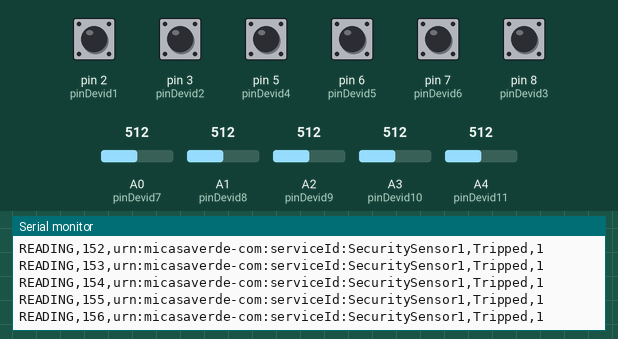
Recording of a sketch running on a simulated Arduino Uno, built for the host (arithmetic inside an expression is 32-bit, double 64-bit). Shown: the last lines printed to the serial monitor. The test bench sets the inputs (shaded band); at power-on: pin 2 (pinDevid1), pin 3 (pinDevid2), pin 5 (pinDevid4), pin 6 (pinDevid5), pin 7 (pinDevid6), pin 8 (pinDevid3) HIGH, A0 (pinDevid7) = 512, A1 (pinDevid8) = 512, A2 (pinDevid9) = 512, A3 (pinDevid10) = 512, A4 (pinDevid11) = 512. WiFi joins after 1.5 s; servers stay silent unless stated.

Above: at 6.1 s.
6.2 s: A0 (pinDevid7) set to 716
At 6.37 s:
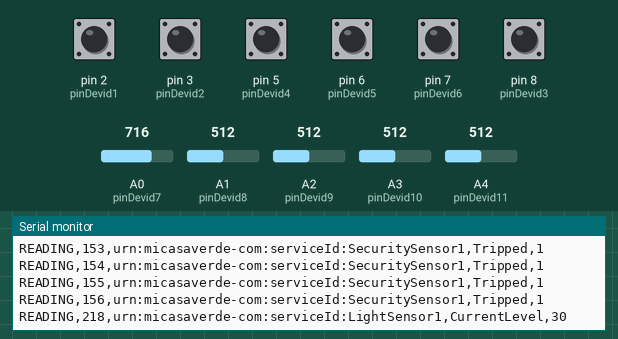
7.9 s: A1 (pinDevid8) set to 716
At 8.04 s:
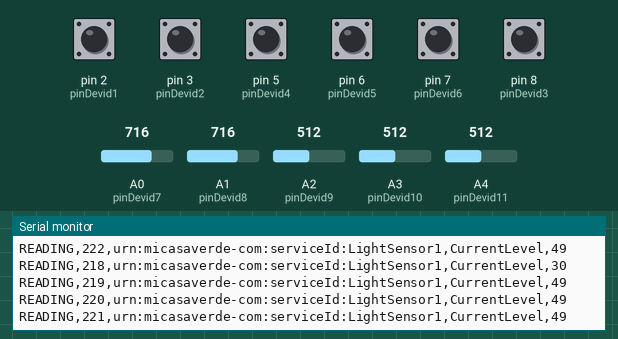
9.4 s: A2 (pinDevid9) set to 716
At 9.5 s:
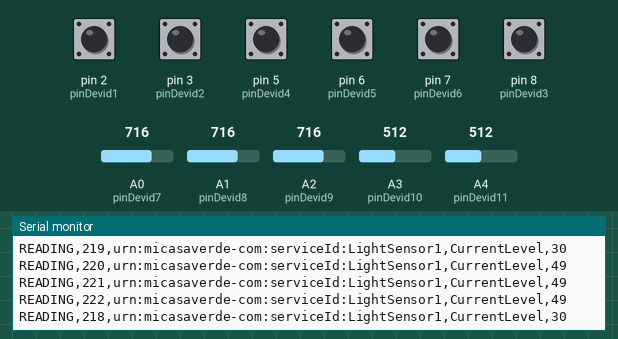
10.9 s: A3 (pinDevid10) set to 716
At 10.96 s:
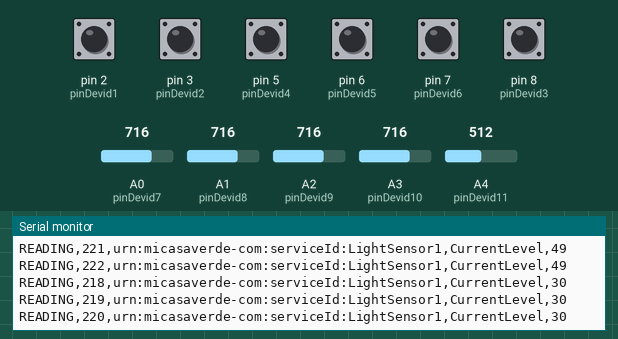
12.4 s: A4 (pinDevid11) set to 716
At 12.42 s:
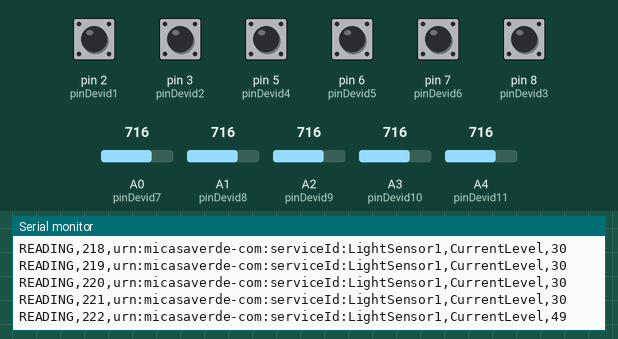
13.9 s: A0 (pinDevid7) set to 992
At 14.29 s:
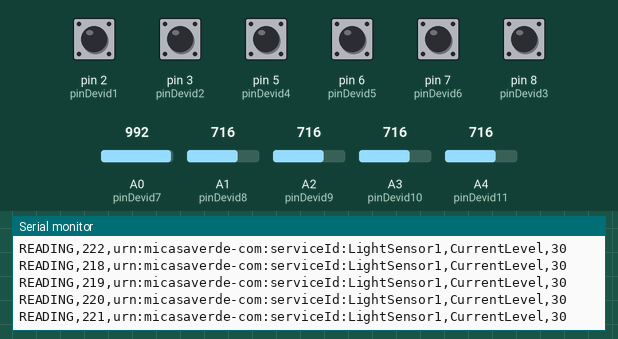
Timing chart, 0 to 16.4 s (numbered marks = the images above; inputs shaded):
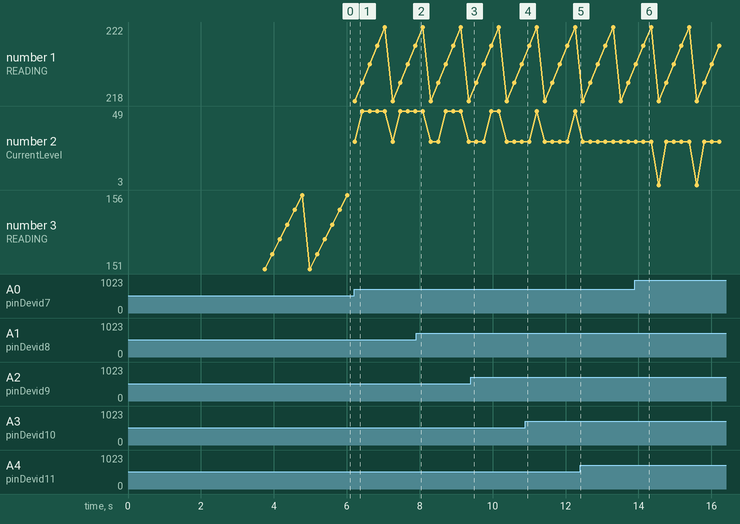

Measured:
- after the input at 6.2 s, the serial monitor: prints a new line at once (image 1)

The sketch:

SecurityInterface.ino
```cpp
////
//
// Micasaverde and arduino input output interaction
// original code by @Mic from the Micasaverde forum
// trigger timeouts added by Chris Birkinshaw (@chrisbirkinshaw)
//
////

#include <SPI.h>
#include <Ethernet.h>
boolean reading = false;

byte mac[] = { 0x00, 0xAA, 0xBB, 0xCC, 0xDE, 0x19 }; // Be sure this address is unique in your network
//IPAddress ip(172,16,0,245); //Address ip valid on your network

// Define the Vera device ids for the sensors (in this example first 5 are motion, 6th is a door contact closure)
#define DEVID1 "151"
#define DEVID2 "152"
#define DEVID3 "153"
#define DEVID4 "154"
#define DEVID5 "155"
#define DEVID6 "156"
#define DEVID7 "218"
#define DEVID8 "219"
#define DEVID9 "220"
#define DEVID10 "221"
#define DEVID11 "222"

//Numeric Pin where you connect your sensor to Arduino
#define pinDevid1 2
#define pinDevid2 3
#define pinDevid3 8
#define pinDevid4 5
#define pinDevid5 6
#define pinDevid6 7
#define pinDevid7 A0
#define pinDevid8 A1
#define pinDevid9 A2
#define pinDevid10 A3
#define pinDevid11 A4

// Enable serial console debugging mode
#define DEBUG false

// Setup variables for the sensors
char serverName[] = "172.16.1.1"; //Vera ip address
boolean pinDevid1State = false;
boolean pinDevid2State = false;
boolean pinDevid3State = false;
boolean pinDevid4State = false;
boolean pinDevid5State = false;
boolean pinDevid6State = false;

unsigned long pinDevid1Tripped = false;
unsigned long pinDevid2Tripped = false;
unsigned long pinDevid3Tripped = false;
unsigned long pinDevid4Tripped = false;
unsigned long pinDevid5Tripped = false;
unsigned long pinDevid6Tripped = false;

unsigned long time;
unsigned long lastRead = 0;

// Setup the timeout for motion sensors (30 secs is suggested to avoid overloading vera with requests)
int timeout = 30000;

String securitySid = "urn:micasaverde-com:serviceId:SecuritySensor1";
String lightSensorSid = "urn:micasaverde-com:serviceId:LightSensor1";

// Initialize the Ethernet client library
// with the IP address and port of the server
EthernetServer server = EthernetServer(80); //port 80
EthernetClient client;

void setup() {
  delay(250);
  Serial.begin(9600);
  pinMode(pinDevid1, INPUT);
  pinMode(pinDevid2, INPUT);
  pinMode(pinDevid3, INPUT);
  pinMode(pinDevid4, INPUT);
  pinMode(pinDevid5, INPUT);
  pinMode(pinDevid6, INPUT);

  // Enable the pullup resitors to protect against false positives on open circuit
  digitalWrite(pinDevid1, HIGH);
  digitalWrite(pinDevid2, HIGH);
  digitalWrite(pinDevid3, HIGH);
  digitalWrite(pinDevid4, HIGH);
  digitalWrite(pinDevid5, HIGH);
  digitalWrite(pinDevid6, HIGH);
  digitalWrite(pinDevid7, HIGH);
  digitalWrite(pinDevid8, HIGH);
  digitalWrite(pinDevid9, HIGH);
  digitalWrite(pinDevid10, HIGH);
  digitalWrite(pinDevid11, HIGH);

  // Disable the SD card
  digitalWrite(4, HIGH);

  delay(1000);

  // start the Ethernet connection:
  if (Ethernet.begin(mac) == 0) {
    Serial.println("Failed to configure Ethernet using DHCP");
    // no point in carrying on, so do nothing forevermore:
    while(true);
  }
  else{
    Serial.println("Ethernet ready local IP:");
    Serial.println(Ethernet.localIP());
  }

  // give the Ethernet shield a second to initialize:
  delay(1000);

  // Reset devices on vera
  sendToVera(DEVID1, securitySid, "Tripped", 0);
  sendToVera(DEVID2, securitySid, "Tripped", 0);
  sendToVera(DEVID3, securitySid, "Tripped", 0);
  sendToVera(DEVID4, securitySid, "Tripped", 0);
  sendToVera(DEVID5, securitySid, "Tripped", 0);
  sendToVera(DEVID6, securitySid, "Tripped", 0);

  server.begin();
}

void loop()

{
  SensorDetection();
  statusServer();
  }


void SensorDetection(){
      ////
      // Arduino input detection code
      ////
      time = millis();

      if (digitalRead(pinDevid1) == HIGH && pinDevid1State == false) // this seems weird, should reset time even if already tripped
      {
        if(DEBUG){Serial.println("pinDevid1 is HIGH");}
        pinDevid1Tripped = time;
        if (pinDevid1State == false)
        {
          //Sending request to Vera
          sendToVera(DEVID1, securitySid, "Tripped", 1);
          pinDevid1State = true;
        }
      }

        if ((time - pinDevid1Tripped) > timeout && pinDevid1State == true)
        {
          pinDevid1State = false;
          //Sending request to Vera
          sendToVera(DEVID1, securitySid, "Tripped", 0);
        }

      if (digitalRead(pinDevid2) == HIGH && pinDevid2State == false)
      {
        if(DEBUG){Serial.println("pinDevid2 is HIGH");}
        pinDevid2Tripped = time;
        if (pinDevid2State == false)
        {
          //Sending request to Vera
          sendToVera(DEVID2, securitySid, "Tripped", 1);
          pinDevid2State = true;
        }
      }

        if ((time - pinDevid2Tripped) > timeout && pinDevid2State == true)
        {
          pinDevid2State = false;
          //Sending request to Vera
          sendToVera(DEVID2, securitySid, "Tripped", 0);
        }

      if (digitalRead(pinDevid3) == HIGH && pinDevid3State == false)
      {
        if(DEBUG){Serial.println("pinDevid3 is HIGH");}
        pinDevid3Tripped = time;
        if (pinDevid3State == false)
        {
          //Sending request to Vera
          sendToVera(DEVID3, securitySid, "Tripped", 1);
          pinDevid3State = true;
        }
      }

        if ((time - pinDevid3Tripped) > timeout && pinDevid3State == true)
        {
          pinDevid3State = false;
          //Sending request to Vera
          sendToVera(DEVID3, securitySid, "Tripped", 0);
        }

      if (digitalRead(pinDevid4) == HIGH && pinDevid4State == false)
      {
        if(DEBUG){Serial.println("pinDevid4 is HIGH");}
        pinDevid4Tripped = time;
        if (pinDevid4State == false)
        {
          //Sending request to Vera
          sendToVera(DEVID4, securitySid, "Tripped", 1);
          pinDevid4State = true;
        }
      }

        if ((time - pinDevid4Tripped) > timeout && pinDevid4State == true)
        {
          pinDevid4State = false;
          //Sending request to Vera
          sendToVera(DEVID4, securitySid, "Tripped", 0);
        }

      if (digitalRead(pinDevid5) == HIGH && pinDevid5State == false)
      {
        if(DEBUG){Serial.println("pinDevid5 is HIGH");}
        pinDevid5Tripped = time;
        if (pinDevid5State == false)
        {
          //Sending request to Vera
          sendToVera(DEVID5, securitySid, "Tripped", 1);
          pinDevid5State = true;
        }
      }

        if ((time - pinDevid5Tripped) > timeout && pinDevid5State == true)
        {
          pinDevid5State = false;
          //Sending request to Vera
          sendToVera(DEVID5, securitySid, "Tripped", 0);
        }


      // We want different behaviour for the door contact closure sensor to avoid toggling

      if (digitalRead(pinDevid6) == HIGH && pinDevid6State == false)
      {
        if(DEBUG){Serial.println("pinDevid6 is HIGH");}
        //Sending request to Vera
        sendToVera(DEVID6, securitySid, "Tripped", 1);
        pinDevid6State = true;
      }

        if (digitalRead(pinDevid6) == LOW && pinDevid6State == true)
        {
          if(DEBUG){Serial.println("pinDevid6 is LOW");}
          //Sending request to Vera
          sendToVera(DEVID6, securitySid, "Tripped", 0);
          pinDevid6State = false;
        }

      // Read light sensors if 30 secs has passed

      if ((time - timeout) > lastRead)
      {
        lastRead = time;
        sendToVera(DEVID7, lightSensorSid, "CurrentLevel", (vToLightLevel(analogRead(pinDevid7))));
        sendToVera(DEVID8, lightSensorSid, "CurrentLevel", (vToLightLevel(analogRead(pinDevid8))));
        sendToVera(DEVID9, lightSensorSid, "CurrentLevel", (vToLightLevel(analogRead(pinDevid9))));
        sendToVera(DEVID10, lightSensorSid, "CurrentLevel", (vToLightLevel(analogRead(pinDevid10))));
        sendToVera(DEVID11, lightSensorSid, "CurrentLevel", (vToLightLevel(analogRead(pinDevid11))));
      }
 }

void statusServer()
{
  EthernetClient client = server.available();
  if (client) {
    // an http request ends with a blank line
    boolean current_line_is_blank = true;
    while (client.connected()) {
      if (client.available()) {
        char c = client.read();
        // if we've gotten to the end of the line (received a newline
        // character) and the line is blank, the http request has ended,
        // so we can send a reply
        if (c == '\n' && current_line_is_blank) {
          // send a standard http response header
          client.println("HTTP/1.1 200 OK");
          client.println("Content-Type: text/html");
          client.println();

          // output the value of each digital input pin
          for (int i = 2; i < 13; i++) {
            client.print("digital input ");
            client.print(i);
            client.print(" is ");
            client.print(digitalRead(i));
            client.println("<br />");
          }

          // output the value of each analog input pin
          for (int i = 0; i < 5; i++) {
            int analogReading = analogRead(i);
            client.print("analog input ");
            client.print(i);
            client.print(" is ");
            client.print(analogReading);
            client.print(" or ");
            client.print(vToLightLevel(analogReading));
            client.println("<br />");
          }

          break;
        }
        if (c == '\n') {
          // we're starting a new line
          current_line_is_blank = true;
        } else if (c != '\r') {
          // we've gotten a character on the current line
          current_line_is_blank = false;
        }
      }
    }
    client.stop();
  }
}

void sendToVera(String devid, String serviceId, String variable, int target){

  Serial.print("READING,");
  Serial.print(devid);
  Serial.print(",");
  Serial.print(serviceId);
  Serial.print(",");
  Serial.print(variable);
  Serial.print(",");
  Serial.println(target);

    if(DEBUG){Serial.println("connecting...");}

  if (client.connect(serverName, 49451)) {
    if(DEBUG){Serial.println("connected to Vera");}

    if(DEBUG){Serial.println("sending request");}
    client.print("GET /data_request?id=lu_variableset&DeviceNum=");
    client.print(devid);
    client.print("&serviceId=");
    client.print(serviceId);
    client.print("&Variable=");
    client.print(variable);
    client.print("&Value=");
    client.print(target);
    client.println(" HTTP/1.1");
    client.print("Host: ");
    client.println(serverName);
    client.println("User-Agent: Arduino");
    client.println();
  }
  else {
    if(DEBUG){Serial.println("connection failed");}
  }

  // if there are incoming bytes available
  // from the server, read them and print them:
  if(DEBUG){
    if (client.available()) {
    char c = client.read();
    Serial.print(c);
    }
  }

    if(DEBUG){Serial.println();}
    if(DEBUG){Serial.println("disconnecting.");}
    client.stop();
}

int vToLightLevel(int reading){
  reading = 1023 - reading; // invert
  float fReading = 0.00;
  fReading = reading / 1023.00; // convert to fraction
  reading = (int)(fReading * 100); // convert to percentage and back to integer
  return reading;
}
```
